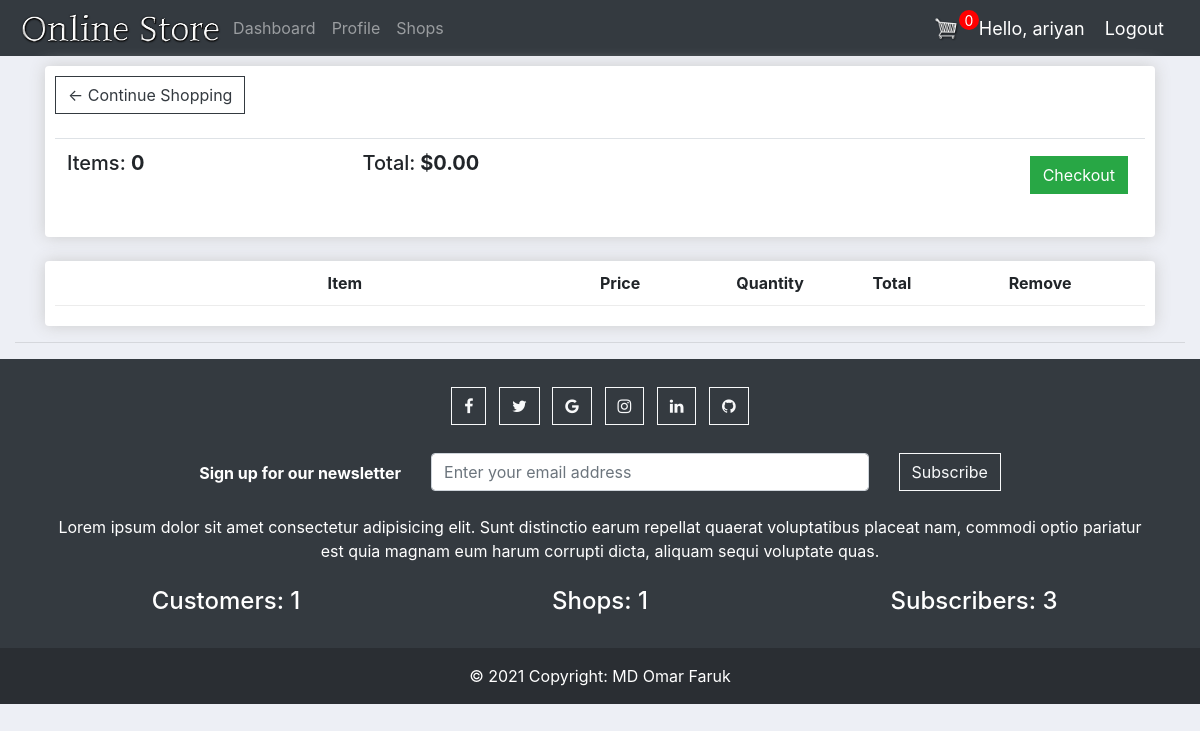
The page /cart/ (signed in) on the database as committed earlier.
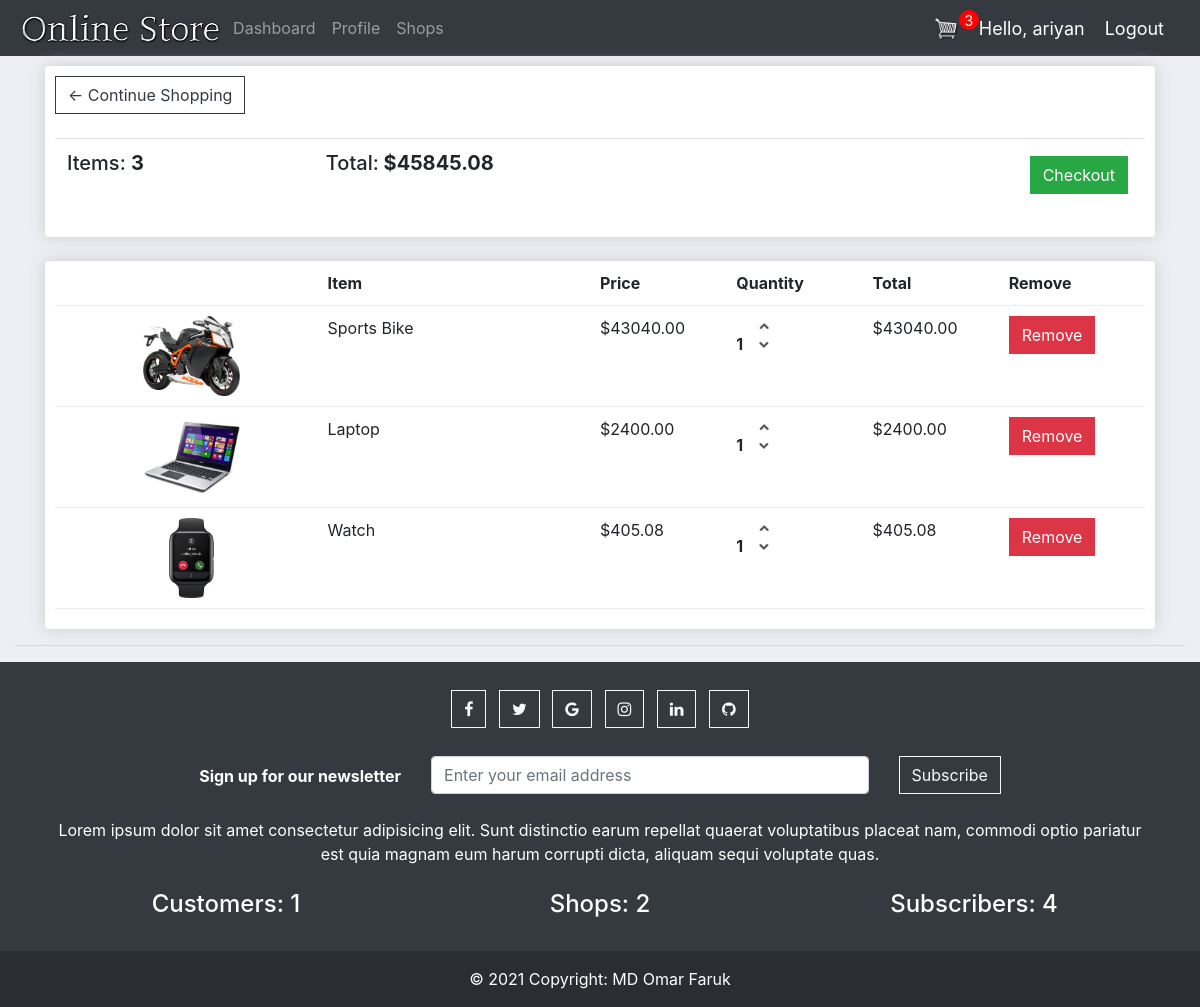
The same page on the database as committed later.
### accounts/models.py (models this page shows, shortened)
class Order(models.Model):
    customer = models.ForeignKey(Customer, null=True, on_delete= models.SET_NULL)
    complete = models.BooleanField(default=False)
    transaction_id = models.CharField(max_length=200, null=True)
    date_created = models.DateTimeField(auto_now_add=True, null=True)
    @property
    def get_cart_total(self):
        orderitems = self.orderitem_set.all()
        total = sum([item.get_total for item in orderitems])
        return total
    @property
    def get_cart_items(self):
        orderitems = self.orderitem_set.all()
        total = sum([item.quantity for item in orderitems])
        return total

class Product(models.Model):
    shopowner = models.ForeignKey(ShopOwner, null=True, on_delete= models.SET_NULL)
    name = models.CharField(max_length=200, null=True)
    price = models.FloatField(null=True)
    category = models.ManyToManyField(Category)
    description = models.CharField(max_length=200, null=True,blank=True)
    date_created = models.DateTimeField(auto_now_add=True, null=True)
    tags = models.ManyToManyField(Tag)
    digital = models.BooleanField(default=False, null=True, blank=False)
    img = models.ImageField(default="product-pic.jpg",null = True,blank = True)
    stock = models.IntegerField(default=0, null = True,blank = True)
    discount = models.IntegerField(default=0, null = True,blank = True)
    discount_amount = models.FloatField(default=0, null = True,blank = True)
    rate = models.FloatField(default=0, null = True,blank = True)

### ecommerce_web/models.py (models this page shows, shortened)
class OrderItem(models.Model):
    STATUS = (
        ('Pending','Pending'),
        ('Out for delivery', 'Out for delivery'),
        ('Delivered','Delivered')
    )
    customer = models.ForeignKey(Customer, null=True, on_delete= models.SET_NULL)
    product = models.ForeignKey(Product, on_delete=models.SET_NULL, blank=True, null=True)
    shop = models.ForeignKey(ShopOwner, on_delete=models.SET_NULL, blank=True, null=True)
    order = models.ForeignKey(Order, on_delete=models.SET_NULL, blank=True, null=True)
    quantity = models.IntegerField(default=0,null=True,blank=True)
    date_added = models.DateTimeField(auto_now_add=True)
    status = models.CharField(default="Pending",max_length=200,blank=True, null=True,choices=STATUS)
    @property
    def get_total(self):
        total = self.product.price * self.quantity
        return total

### accounts/decorators.py (the view)
        def wrapper_func(request, *args, **kwargs):
            group = None
            if request.user.groups.exists():
                group = request.user.groups.all()[0].name
            if group in allowed_roles:
                return view_func(request, *args, **kwargs)
            else:
                return HttpResponse('You are not authorized to this page')

### ecommerce_web/views.py (called while the page is built)
@login_required(login_url='login')
@allowed_users(allowed_roles=['customer'])
def cart(request):
    shops = ShopOwner.objects.all().count()
    customers = Customer.objects.all().count()
    subscribers = Subscriber.objects.all()
    total_subscriber = subscribers.count()
    if request.user.is_authenticated:
        customer = request.user.customer
        order, created = Order.objects.get_or_create(customer=customer, complete=False)
        items = order.orderitem_set.all()
        cartItems = order.get_cart_items
    else:
        items = []
        order = {'get_cart_total':0, 'get_cart_items':0,'shipping':False}
    context = {'customers':customers,'shops':shops,'total_subscriber':total_subscriber,'items':items,'cartItems':cartItems,'order':order}
    return render(request, 'store/cart.html',context)

### ecommerce_web/templates/store/cart.html (shortened to what this page needs)
{% extends 'accounts/main.html' %}
{% load static %}
{% block head %}
  <link rel="stylesheet" type="text/css" href="{% static '/css/cart.css' %}">
{% endblock %}
{% block content %}
<div class="container">
<div class="row">
    <div class="col-lg-12">
        <div class="box-element">
            <a  class="btn btn-outline-dark" href="{% url 'store' %}">&#x2190; Continue Shopping</a>
            <br>
            <br>
            <table class="table">
                <tr>
                    <th><h5>Items: <strong>{{order.get_cart_items}}</strong></h5></th>
                    <th><h5>Total:<strong> ${{order.get_cart_total|floatformat:2}}</strong></h5></th>
                    <th>
                        <a  style="float:right; margin:5px;" class="btn btn-success" href="{% url 'checkout' %}">Checkout</a>
                    </th>
                </tr>
            </table>
        </div>
        <br>
        <div class="box-element">
            <div class="cart-row">
                <div style="flex:2"></div>
                <div style="flex:2"><strong>Item</strong></div>
                <div style="flex:1"><strong>Price</strong></div>
                <div style="flex:1"><strong>Quantity</strong></div>
                <div style="flex:1"><strong>Total</strong></div>
                <div style="flex:1"><strong>Remove</strong></div>
            </div>
            {% for item in items %}
            <div class="cart-row">
                <div style="flex:2"><img class="row-image" src="{{item.product.img.url}}"></div>
                <div style="flex:2"><p>{{item.product.name}}</p></div>
                <div style="flex:1"><p>${{item.product.price|floatformat:2}}</p></div>
                <div style="flex:1">
                    <p class="quantity">{{item.quantity}}</p>
                    <div class="quantity">
                        <img data-product="{{item.product.id}}" data-action="add" class="chg-quantity update-cart" src="{% static  'images/arrow-up.png' %}">
                        <img data-product="{{item.product.id}}" data-action="remove" class="chg-quantity update-cart" src="{% static  'images/arrow-down.png' %}">
                    </div>
                </div>
                <div style="flex:1"><p>${{item.get_total|floatformat:2}}</p></div>
                <div style="flex:1"><button data-product="{{item.product.id}}" class="btn btn-danger update-cart" data-action="delete"> Remove </button></div>
            </div>
            {% endfor %}
        </div>
    </div>
</div>
</div>
{% endblock %}

### accounts/templates/accounts/main.html (shortened to what this page needs)
{% load static %}
<!DOCTYPE html>
<html lang="en">
<head>
    <link rel="stylesheet" href="https://stackpath.bootstrapcdn.com/bootstrap/4.4.1/css/bootstrap.min.css">
    <link rel="stylesheet" type="text/css" href="{% static '/css/main.css' %}">
    <link rel="stylesheet" href="https://maxcdn.bootstrapcdn.com/font-awesome/4.4.0/css/font-awesome.min.css">
  {% block head %}
  {% endblock %}
</head>
<body>
    {% include 'accounts/navbar.html' %}
<div class="container-fluid">
    {% block content %}
    {% endblock %}
    <hr>
</div>
<footer id="footer-user" class="bg-dark text-center text-white">
  <div class="container p-4">
    <section class="mb-4">
      <a class="btn btn-outline-light btn-floating m-1" href="#!" role="button"
        ><i class="fa fa-facebook"></i
      ></a>
      <a class="btn btn-outline-light btn-floating m-1" href="#!" role="button"
        ><i class="fa fa-twitter"></i
      ></a>
      <a class="btn btn-outline-light btn-floating m-1" href="#!" role="button"
        ><i class="fa fa-google"></i
      ></a>
      <a class="btn btn-outline-light btn-floating m-1" href="#!" role="button"
        ><i class="fa fa-instagram"></i
      ></a>
      <a class="btn btn-outline-light btn-floating m-1" href="#!" role="button"
        ><i class="fa fa-linkedin"></i
      ></a>
      <a class="btn btn-outline-light btn-floating m-1" href="#!" role="button"
        ><i class="fa fa-github"></i
      ></a>
    </section>
    <section class="">
      <form method="POST">
        <div class="row d-flex justify-content-center">
          <div class="col-auto">
            <p class="pt-2">
              <strong>Sign up for our newsletter</strong>
            </p>
          </div>
          <div class="col-md-5 col-12">
            <div class="form-outline form-white mb-4">
                <input type="email" placeholder="Enter your email address" name="email" class="form-control" maxlength="254" id="id_email">
            </div>
          </div>
          <div class="col-auto">
            <input class="btn btn-outline-light mb-4" type="submit" value="Subscribe">
          </div>
        </div>
      </form>
    </section>
    <section class="mb-4">
      <p>
        Lorem ipsum dolor sit amet consectetur adipisicing elit. Sunt distinctio earum
        repellat quaerat voluptatibus placeat nam, commodi optio pariatur est quia magnam
        eum harum corrupti dicta, aliquam sequi voluptate quas.
      </p>
    </section>
<section>
  <div class="row">
    <div class="col-md-4">
      <h4>Customers: {{customers}}</h4>
    </div>
    <div class="col-md-4">
      <h4>Shops: {{shops}}</h4>
    </div>
    <div class="col-md-4">
      <h4>Subscribers: {{total_subscriber}}</h4>
    </div>
  </div>
</section>
  </div>
  <div class="text-center p-3" style="background-color: rgba(0, 0, 0, 0.2);">
    © 2021 Copyright:
    <a class="text-white" href="#">MD Omar Faruk</a>
  </div>
</footer>
</body>
</html>

### accounts/templates/accounts/navbar.html (shortened to what this page needs)
{% load static %}
<nav class="navbar navbar-expand-lg navbar-dark bg-dark">
    <img src="{% static 'images/logo.png'%}" alt="" height="40px">
    <div class="collapse navbar-collapse" id="navbarNav">
      <ul class="navbar-nav">
        {% if request.user.is_staff %}
        <li class="nav-item active">
          <a class="nav-link" href="{% url 'home' %}">Dashboard</a>
        </li>
        <li class="nav-item">
          <a class="nav-link" href="{% url 'products' %}">Products</a>
        </li>
        <li class="nav-item">
          <a class="nav-link" href="{% url 'account' %}">Profile</a>
        </li>
        {% else %}
        <li class="nav-item">
          <a class="nav-link" href="{% url 'user-page' %}">Dashboard</a>
        </li>
        <li class="nav-item">
          <a class="nav-link" href="{% url 'account' %}">Profile</a>
        </li>
        <li class="nav-item">
          <a class="nav-link" href="{% url 'shops' %}">Shops</a>
        </li>
        {% endif %}
      </ul>
    </div>
    {% if not request.user.is_staff %}
    <div class="form-inline my-2 my-lg-0">
      <a href="{% url 'cart' %}"><img src="{% static 'images/cart.png' %}" alt="" id="cart-icon"></a>
      <p id="cart-total">{{cartItems}}</p>
    </div>
    {% endif %}
    <span class="hello-msg">Hello, {{request.user}}</span>
    <span ><a class="hello-msg" href="{% url 'logout' %}">Logout</a></span>
  </nav>

### static/css/main.css (style rules this page uses)
body { background-color: #edeff5; }
#footer-user { display: none; }

### static/css/cart.css (style rules this page uses)
.col-lg-4, .col-lg-6, .col-lg-8, .col-lg-12 { margin-top: 10px; }
.btn { border-radius: 0; }
.cart-row { display: flex; align-items: flex-stretch; padding-bottom: 10px; margin-bottom: 10px; border-bottom: 1px solid #ececec; }
.quantity { display: inline-block; font-weight: 700; padding-right:10px; }
.chg-quantity { width: 12px; cursor: pointer; display: block; margin-top: 5px; transition:.1s; }
.box-element { box-shadow:hsl(0, 0%, 80%) 0 0 16px; background-color: #fff; border-radius: 4px; padding: 10px; }
.row-image { display: block; margin: auto; height: 80px; }
#footer-user { display: block !important; }

### accounts/templates/accounts/navbar.html (style rules this page uses)
.hello-msg { font-size:18px; color:#fff; margin-right: 20px; }
#cart-icon { width: 25px; display: inline-block; margin-left: 15px; color: azure; }
#cart-total { display: block; text-align: center; color: #fff; background-color: red; width: 20px; height: 20px; border-radius: 50%; font-size: 14px; }

Rows that differ between the two databases and show on the page:
no longer on this page (row edited): Order: get_cart_items "0", get_cart_total "0.00"
added Order: get_cart_items "3", get_cart_total "45845.08"
added OrderItem: product.img (picture), product.name "Sports Bike", product.price "43040.00", quantity "1", get_total "43040.00"
added OrderItem: product.img (picture), product.name "Laptop", product.price "2400.00", quantity "1", get_total "2400.00"
added OrderItem: product.img (picture), product.name "Watch", product.price "405.08", quantity "1", get_total "405.08"
Other text that changed with them:
{{ cartItems }}: "0" → "3"
{{ shops }}: "1" → "2"
{{ total_subscriber }}: "3" → "4"
